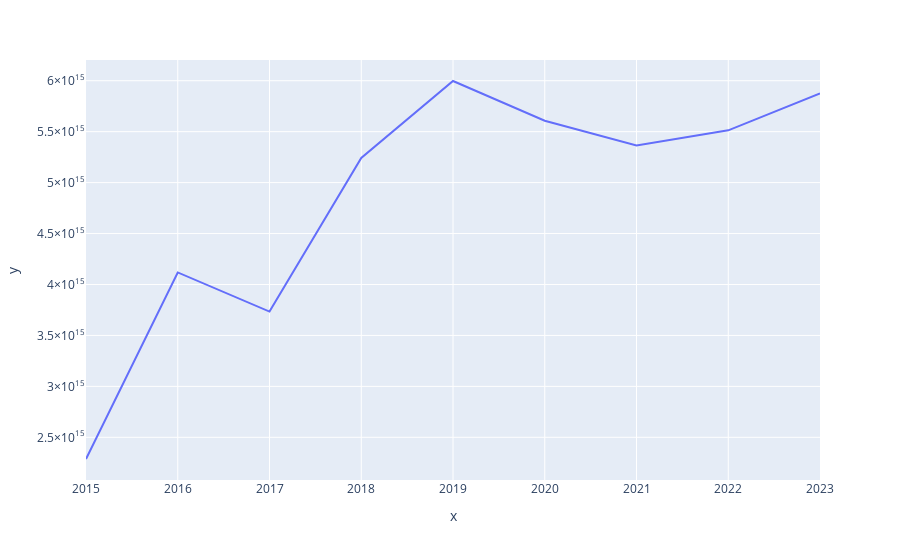

Notebook source saved alongside this figure:
### Code cell
px.line(x=unique_year, y=yearly_data)

### Figure 1 — Plotly figure (JSON) as saved in the notebook; plotly's stock layout.template omitted (floating-point values rounded to 4 significant figures)
{"data": [{"hovertemplate": "x=%{x}<br>y=%{y}<extra></extra>", "legendgroup": "", "line": {"color": "#636efa", "dash": "solid"}, "marker": {"symbol": "circle"}, "mode": "lines", "name": "", "orientation": "v", "showlegend": false, "type": "scatter", "x": [2015, 2016, 2017, 2018, 2019, 2020, 2021, 2022, 2023], "xaxis": "x", "y": [2287000000000000.0, 4118000000000000.0, 3733846396797620, 5241681626583168, 5997378403883456, 5607101331612256, 5364474628911943, 5513405313211407, 5875898830968877], "yaxis": "y"}], "layout": {"legend": {"tracegroupgap": 0}, "margin": {"t": 60}, "xaxis": {"anchor": "y", "domain": [0, 1], "title": {"text": "x"}}, "yaxis": {"anchor": "x", "domain": [0, 1], "title": {"text": "y"}}}}
